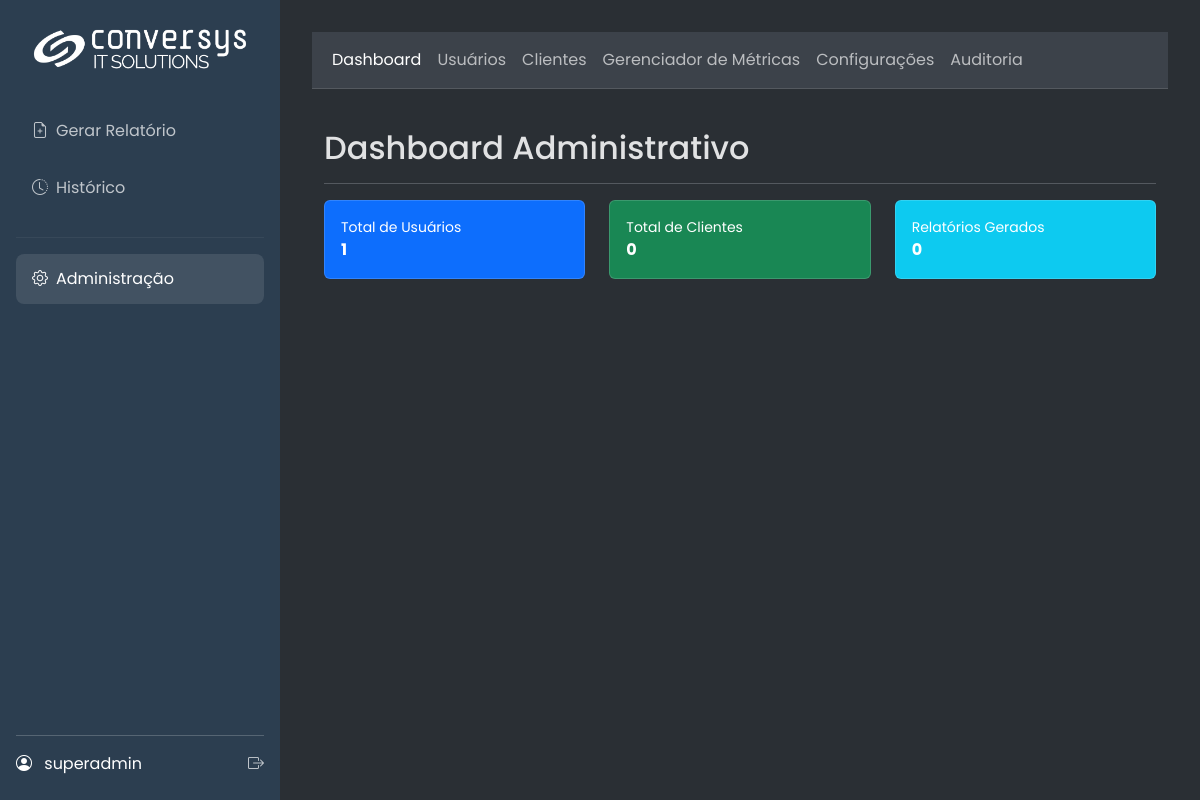
The page /admin/ (signed in) on the database its author committed.
### app/models.py (models this page shows, shortened)
class SystemConfig(db.Model):
    id = db.Column(db.Integer, primary_key=True)
    company_name = db.Column(db.String(100), default="Conversys IT Solutions")
    footer_text = db.Column(db.String(255), default=f"Conversys IT Solutions Copyright {dt.datetime.now().year} – Todos os direitos Reservados | Política de privacidade")
    primary_color = db.Column(db.String(7), default="#2c3e50")
    secondary_color = db.Column(db.String(7), default="#3498db")
    logo_dark_bg_path = db.Column(db.String(255), nullable=True)
    logo_light_bg_path = db.Column(db.String(255), nullable=True)
    login_background_path = db.Column(db.String(255), nullable=True)
    default_cover_path = db.Column(db.String(255), nullable=True)
    color_scheme = db.Column(db.String(10), default="light")
    color_bg_main = db.Column(db.String(7), default="#f8f9fa")
    color_bg_card = db.Column(db.String(7), default="#ffffff")
    color_text_light = db.Column(db.String(7), default="#212529")
    color_border = db.Column(db.String(7), default="#dee2e6")
    login_media_path = db.Column(db.String(255), nullable=True)
    report_cover_path = db.Column(db.String(255), nullable=True)
    report_final_page_path = db.Column(db.String(255), nullable=True)

class User(UserMixin, db.Model):
    id = db.Column(db.Integer, primary_key=True)
    username = db.Column(db.String(64), index=True, unique=True)
    email = db.Column(db.String(120), index=True, unique=True)
    password_hash = db.Column(db.String(256))
    role_id = db.Column(db.Integer, db.ForeignKey('role.id'))
    reports = db.relationship('Report', backref='user', lazy='dynamic')
    clients = db.relationship('Client', secondary=user_client_association, back_populates='users')
    def has_role(self, role_name):
        return self.role.name == role_name

### app/admin/routes.py (the view)
@admin.route('/')
@admin_required
def dashboard():
    current_app.logger.debug("Acessando dashboard do admin.")
    try:
        stats = {
            'users': User.query.count(),
            'clients': Client.query.count(),
            'reports': Report.query.count()
        }
        current_app.logger.debug(f"Estatísticas carregadas: {stats}")
    except Exception as e:
        current_app.logger.error(f"Erro ao carregar estatísticas do dashboard: {e}", exc_info=True)
        stats = {'users': 0, 'clients': 0, 'reports': 0}
        flash('Não foi possível carregar as estatísticas do dashboard.', 'warning')
    return render_template('admin/dashboard.html', title="Dashboard", stats=stats)

### app/__init__.py (called while the page is built)
@login_manager.user_loader
def load_user(user_id):
    from .models import User
    return db.session.get(User, int(user_id))

### app/main/routes.py (called while the page is built)
@main.before_app_request
def before_request_func():
    g.sys_config = SystemConfig.query.first()

### app/utils.py (called while the page is built)
def admin_required(f):
    @wraps(f)
    @login_required
    def decorated_function(*args, **kwargs):
        if not (current_user.has_role('admin') or current_user.has_role('super_admin')):
            flash('Acesso negado. Você não tem permissão para acessar esta área.', 'danger')
            return redirect(url_for('main.gerar_form'))
        return f(*args, **kwargs)
    return decorated_function

### app/templates/admin/dashboard.html (shortened to what this page needs)
{% extends 'admin/base.html' %}
{% block admin_content %}
<div class="container-fluid">
    <div class="d-flex justify-content-between flex-wrap flex-md-nowrap align-items-center pt-3 pb-2 mb-3 border-bottom">
        <h1 class="h2">Dashboard Administrativo</h1>
    </div>
    <div class="row">
        <div class="col-md-4 mb-4">
            <div class="card text-white bg-primary h-100">
                <div class="card-body">
                    <div class="d-flex justify-content-between align-items-center">
                        <div class="me-3">
                            <div class="text-white-75 small">Total de Usuários</div>
                            <div class="text-lg fw-bold">{{ stats.users }}</div>
                        </div>
                    </div>
                </div>
            </div>
        </div>
        <div class="col-md-4 mb-4">
            <div class="card text-white bg-success h-100">
                <div class="card-body">
                    <div class="d-flex justify-content-between align-items-center">
                        <div class="me-3">
                            <div class="text-white-75 small">Total de Clientes</div>
                            <div class="text-lg fw-bold">{{ stats.clients }}</div>
                        </div>
                    </div>
                </div>
            </div>
        </div>
        <div class="col-md-4 mb-4">
            <div class="card text-white bg-info h-100">
                <div class="card-body">
                    <div class="d-flex justify-content-between align-items-center">
                        <div class="me-3">
                            <div class="text-white-75 small">Relatórios Gerados</div>
                            <div class="text-lg fw-bold">{{ stats.reports }}</div>
                        </div>
                    </div>
                </div>
            </div>
        </div>
    </div>
</div>
{% endblock %}

### app/templates/base.html (shortened to what this page needs)
<!DOCTYPE html>
<html lang="pt-br" data-bs-theme="{{ g.sys_config.color_scheme | default('dark') }}">
<head>
    <link href="https://cdn.jsdelivr.net/npm/bootstrap@5.3.3/dist/css/bootstrap.min.css" rel="stylesheet">
    <link rel="stylesheet" href="https://cdn.jsdelivr.net/npm/bootstrap-icons@1.11.3/font/bootstrap-icons.min.css">
</head>
<body>
    <div class="d-flex">
        <div class="sidebar">
            <a href="{{ url_for('main.index') }}" class="logo">
                {% if g.sys_config.logo_dark_bg_path %}
                    <img src="{{ url_for('main.uploaded_file', filename=g.sys_config.logo_dark_bg_path) }}" alt="Logo">
                {% else %}
                    <span>{{ g.sys_config.company_name }}</span>
                {% endif %}
            </a>
            <ul class="nav flex-column">
                <li><a href="{{ url_for('main.gerar_form') }}" class="nav-link {% if request.endpoint == 'main.gerar_form' %}active{% endif %}"><i class="bi bi-file-earmark-plus me-2"></i>Gerar Relatório</a></li>
                <li><a href="{{ url_for('main.history') }}" class="nav-link {% if request.endpoint == 'main.history' %}active{% endif %}"><i class="bi bi-clock-history me-2"></i>Histórico</a></li>
                {% if current_user.has_role('admin') or current_user.has_role('super_admin') %}
                <hr style="border-color: rgba(255,255,255,0.2);">
                <li><a href="{{ url_for('admin.dashboard') }}" class="nav-link {% if 'admin.' in request.endpoint %}active{% endif %}"><i class="bi bi-gear me-2"></i>Administração</a></li>
                {% endif %}
            </ul>
            <div class="user-info">
                <div class="d-flex justify-content-between align-items-center">
                    <div>
                        <i class="bi bi-person-circle me-2"></i>
                        <span>{{ current_user.username }}</span>
                    </div>
                    <a href="{{ url_for('auth.logout') }}" title="Sair"><i class="bi bi-box-arrow-right"></i></a>
                </div>
            </div>
        </div>
        <div class="main-content flex-grow-1">
            {% block content %}{% endblock %}
        </div>
    </div>
</body>
</html>

### rows shown on the page
SystemConfig: logo_dark_bg_path (picture)
User: username "superadmin"

### other values the page prints
{{ stats.users }} "1"
{{ stats.clients }} "0"
{{ stats.reports }} "0"
